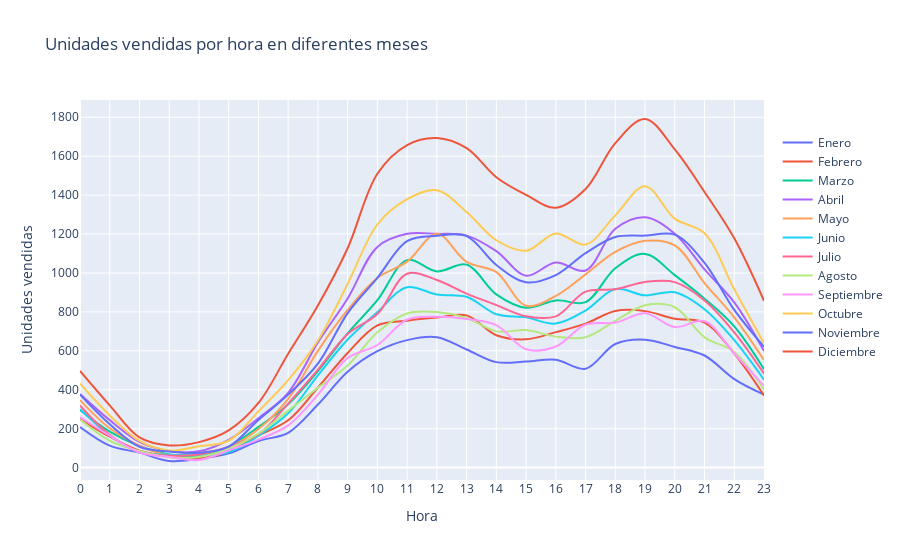

Notebook cell for this chart:
### Code cell
# Crear una lista de las horas del día (0 a 23)
Horas = list(range(24))

# Crear un objeto figura para el gráfico
fig = go.Figure()

# Lista para almacenar los datos de ventas por hora de cada mes
ventas_por_hora_por_mes = []

# Iterar a través de cada mes en la lista 'meses'
for mes in meses:
    # Obtener el DataFrame correspondiente al mes
    dataframe_mes = dataframes[mes]
    
    # Realizar algún procesamiento de datos específico (reemplaza con tu propio procesamiento)
    dataframe_mes = extraer_datos(dataframe_mes)  # Reemplaza esto con el procesamiento que necesites
    
    # Calcular el número de ventas por hora para este mes y almacenarlo en 'Ventas_por_hora'
    Ventas_por_hora = dataframe_mes.groupby('Hora')['Cantidad Pedida'].count()
    
    # Agregar los datos de ventas por hora de este mes a la lista 'ventas_por_hora_por_mes'
    ventas_por_hora_por_mes.append(Ventas_por_hora)

# Iterar sobre la lista de datos y agregar cada mes al objeto figura 'fig'
for i, mes in enumerate(meses):
    fig.add_trace(go.Scatter(
        x=Horas,  # Eje X: Horas del día
        y=ventas_por_hora_por_mes[i],  # Eje Y: Datos de ventas por hora para este mes
        mode='lines',  # Tipo de gráfico: líneas
        name=mes,  # Etiqueta para la leyenda del gráfico
        line=dict(width=2, shape='spline'),  # Configuración de las líneas del gráfico
    ))

# Configurar los ejes y los títulos del gráfico
fig.update_layout(
    title="Unidades vendidas por hora en diferentes meses",  # Título del gráfico
    xaxis=dict(title="Hora", tickvals=Horas),  # Configuración del eje X
    yaxis=dict(title="Unidades vendidas", side="left"),  # Configuración del eje Y
    legend=dict(y=0.3, yanchor='bottom'),  # Configuración de la leyenda
)

# Mostrar el gráfico
fig.show()

### Figure 1 — Plotly figure (JSON) as saved in the notebook; plotly's stock layout.template omitted (floating-point values rounded to 4 significant figures)
{"data": [{"line": {"shape": "spline", "width": 2}, "mode": "lines", "name": "Enero", "type": "scatter", "x": [0, 1, 2, 3, 4, 5, 6, 7, 8, 9, 10, 11, 12, 13, 14, 15, 16, 17, 18, 19, 20, 21, 22, 23], "y": [209, 113, 77, 34, 45, 73, 137, 179, 324, 493, 598, 655, 670, 607, 542, 545, 554, 508, 635, 657, 620, 576, 455, 375]}, {"line": {"shape": "spline", "width": 2}, "mode": "lines", "name": "Febrero", "type": "scatter", "x": [0, 1, 2, 3, 4, 5, 6, 7, 8, 9, 10, 11, 12, 13, 14, 15, 16, 17, 18, 19, 20, 21, 22, 23], "y": [250, 159, 87, 60, 49, 83, 165, 243, 411, 589, 731, 755, 771, 782, 680, 659, 696, 740, 805, 804, 765, 745, 586, 371]}, {"line": {"shape": "spline", "width": 2}, "mode": "lines", "name": "Marzo", "type": "scatter", "x": [0, 1, 2, 3, 4, 5, 6, 7, 8, 9, 10, 11, 12, 13, 14, 15, 16, 17, 18, 19, 20, 21, 22, 23], "y": [296, 185, 111, 68, 58, 108, 209, 325, 496, 690, 860, 1066, 1008, 1043, 890, 821, 859, 850, 1024, 1098, 989, 868, 726, 506]}, {"line": {"shape": "spline", "width": 2}, "mode": "lines", "name": "Abril", "type": "scatter", "x": [0, 1, 2, 3, 4, 5, 6, 7, 8, 9, 10, 11, 12, 13, 14, 15, 16, 17, 18, 19, 20, 21, 22, 23], "y": [378, 244, 132, 85, 84, 143, 254, 384, 643, 869, 1134, 1201, 1201, 1192, 1112, 986, 1054, 1013, 1227, 1286, 1201, 1018, 849, 599]}, {"line": {"shape": "spline", "width": 2}, "mode": "lines", "name": "Mayo", "type": "scatter", "x": [0, 1, 2, 3, 4, 5, 6, 7, 8, 9, 10, 11, 12, 13, 14, 15, 16, 17, 18, 19, 20, 21, 22, 23], "y": [347, 202, 113, 63, 75, 104, 198, 353, 600, 810, 974, 1058, 1201, 1057, 1004, 832, 882, 993, 1108, 1165, 1142, 948, 772, 553]}, {"line": {"shape": "spline", "width": 2}, "mode": "lines", "name": "Junio", "type": "scatter", "x": [0, 1, 2, 3, 4, 5, 6, 7, 8, 9, 10, 11, 12, 13, 14, 15, 16, 17, 18, 19, 20, 21, 22, 23], "y": [300, 166, 80, 66, 65, 79, 164, 279, 474, 658, 799, 927, 889, 878, 788, 772, 740, 807, 918, 885, 901, 814, 655, 452]}, {"line": {"shape": "spline", "width": 2}, "mode": "lines", "name": "Julio", "type": "scatter", "x": [0, 1, 2, 3, 4, 5, 6, 7, 8, 9, 10, 11, 12, 13, 14, 15, 16, 17, 18, 19, 20, 21, 22, 23], "y": [319, 168, 81, 62, 67, 108, 170, 329, 503, 687, 789, 996, 964, 894, 835, 778, 777, 904, 916, 954, 953, 859, 695, 483]}, {"line": {"shape": "spline", "width": 2}, "mode": "lines", "name": "Agosto", "type": "scatter", "x": [0, 1, 2, 3, 4, 5, 6, 7, 8, 9, 10, 11, 12, 13, 14, 15, 16, 17, 18, 19, 20, 21, 22, 23], "y": [247, 138, 85, 53, 55, 97, 175, 293, 410, 524, 695, 792, 799, 769, 700, 707, 673, 670, 754, 834, 824, 669, 594, 400]}, {"line": {"shape": "spline", "width": 2}, "mode": "lines", "name": "Septiembre", "type": "scatter", "x": [0, 1, 2, 3, 4, 5, 6, 7, 8, 9, 10, 11, 12, 13, 14, 15, 16, 17, 18, 19, 20, 21, 22, 23], "y": [260, 164, 78, 55, 39, 89, 144, 217, 375, 563, 630, 761, 775, 764, 732, 608, 622, 735, 745, 793, 722, 752, 586, 420]}, {"line": {"shape": "spline", "width": 2}, "mode": "lines", "name": "Octubre", "type": "scatter", "x": [0, 1, 2, 3, 4, 5, 6, 7, 8, 9, 10, 11, 12, 13, 14, 15, 16, 17, 18, 19, 20, 21, 22, 23], "y": [432, 268, 137, 88, 110, 138, 289, 449, 653, 944, 1249, 1379, 1425, 1313, 1168, 1114, 1203, 1146, 1296, 1446, 1279, 1204, 916, 638]}, {"line": {"shape": "spline", "width": 2}, "mode": "lines", "name": "Noviembre", "type": "scatter", "x": [0, 1, 2, 3, 4, 5, 6, 7, 8, 9, 10, 11, 12, 13, 14, 15, 16, 17, 18, 19, 20, 21, 22, 23], "y": [375, 223, 107, 83, 76, 108, 245, 375, 534, 794, 975, 1164, 1191, 1189, 1041, 952, 989, 1102, 1185, 1192, 1197, 1052, 810, 621]}, {"line": {"shape": "spline", "width": 2}, "mode": "lines", "name": "Diciembre", "type": "scatter", "x": [0, 1, 2, 3, 4, 5, 6, 7, 8, 9, 10, 11, 12, 13, 14, 15, 16, 17, 18, 19, 20, 21, 22, 23], "y": [497, 320, 155, 114, 131, 191, 332, 585, 833, 1127, 1510, 1657, 1693, 1641, 1492, 1401, 1335, 1431, 1667, 1791, 1635, 1416, 1178, 857]}], "layout": {"legend": {"y": 0.3, "yanchor": "bottom"}, "title": {"text": "Unidades vendidas por hora en diferentes meses"}, "xaxis": {"tickvals": [0, 1, 2, 3, 4, 5, 6, 7, 8, 9, 10, 11, 12, 13, 14, 15, 16, 17, 18, 19, 20, 21, 22, 23], "title": {"text": "Hora"}}, "yaxis": {"side": "left", "title": {"text": "Unidades vendidas"}}}}
